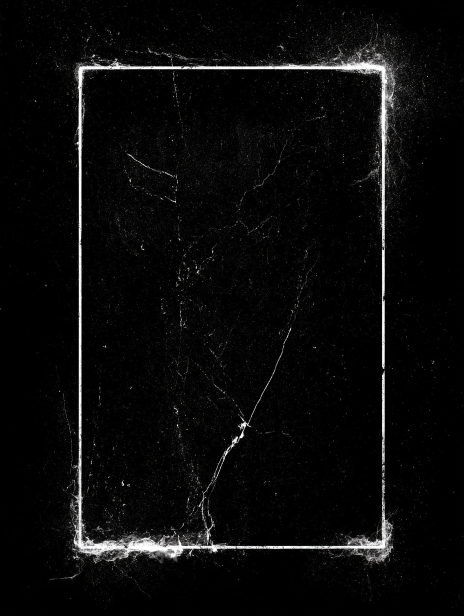
#> input picture assets/plate-stock.png, 928 x 1232 px (shown at 1/2 size)
$ python build_plate_sheets.py
#> lines starting #> are read from the running program, lines starting #| are printed output that depends on the picture
#!/usr/bin/env python
# BR — U1 "About Blue Room" photographic plates.
# Bakes five disjoint windows of assets/plate-stock.png into five alpha masks.
# Run:  python build_plate_sheets.py        (needs Pillow + numpy, nothing else)
#
# The photograph is never composited as colour. Its luminance becomes the ALPHA
# of a mask; the CSS paints rgba(233,229,220,a) through it. Alpha 0 = zero paint
# = the plate stock survives byte for byte.  (L1)
#
# Two darkroom operations are baked in, both static, no live filter (L2):
#   1. FLAT-FIELD  — divide by the sheet's own illumination envelope so the
#      3.7x left-to-right ramp cannot rake light across a plate (a "wash").
#   2. LEVELS      — per crop: black point at p70, white point at p99.5,
#      gamma 0.5. Nothing is synthesised; this is what a print gets.

import numpy as np
from PIL import Image

SRC   = "assets/plate-stock.png"
W, H  = 288, 208           # source window, px
FIELD = (170, 150, 746, 1051)   # x0,y0,x1,y1 — clean field, clear of the frame halo
BLUR_R= 56                 # box radius x3 passes ~= gaussian sigma 96
LO_P, HI_P, GAMMA = 70.0, 99.5, 0.5
QUANT = 8                  # 5-bit alpha: one step = 0.53 rendered levels

# plate, (x, y) in FULL-IMAGE coords, horizontal flip
PLATES = [
    ("sheet-01", 170, 614, True ),   # I   The Codex
    ("sheet-02", 458, 774, False),   # II  Tarot Divination
    ("sheet-03", 170, 406, False),   # III The Arcana Reading
    ("sheet-04", 458, 246, True ),   # IV  Card Mint
    ("sheet-05", 170, 150, False),   # V   The Unlit Room
]

def box1(x, r, ax):
    n = x.shape[ax]; pad = [(0,0),(0,0)]; pad[ax] = (r,r)
    cs = np.cumsum(np.pad(x, pad, mode="reflect"), axis=ax)
    cs = np.concatenate([np.zeros_like(np.take(cs,[0],axis=ax)), cs], axis=ax)
    return (np.take(cs, range(2*r+1, 2*r+1+n), axis=ax) - np.take(cs, range(0,n), axis=ax)) / (2*r+1)

def blur(x, r, passes=3):
    for _ in range(passes):
        x = box1(x, r, 0); x = box1(x, r, 1)
    return x

def main():
    a = np.asarray(Image.open(SRC).convert("L")).astype(np.float64)
    x0, y0, x1, y1 = FIELD
    fld = a[y0:y1, x0:x1]
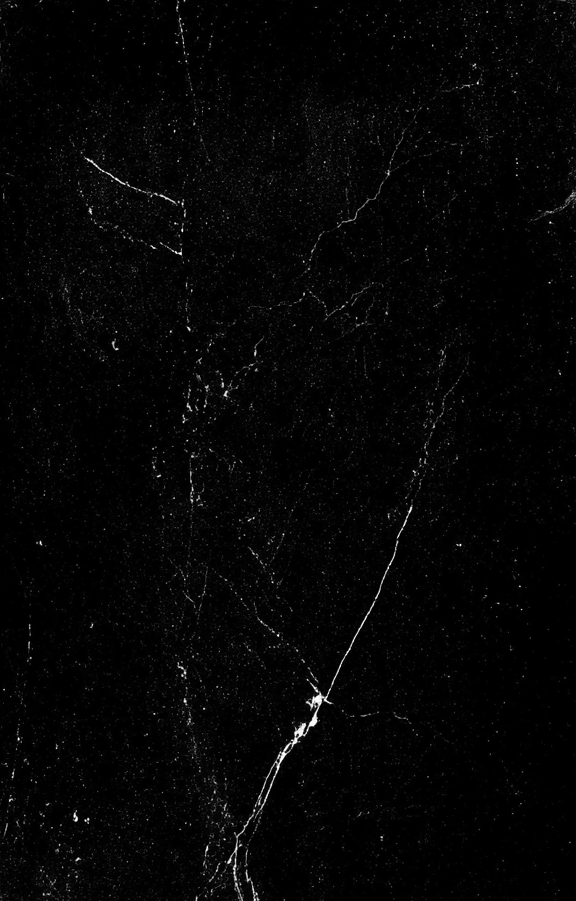
#> fld: shape (901, 576) float64; min 0, max 255, mean 4.9
    env = blur(fld, BLUR_R)
#> the loop in blur, `for _ in range(passes):` made 3 passes
#> pass 1, in box1, `cs = np.cumsum(np.pad(x, pad, mode="reflect"), axis=ax)`:
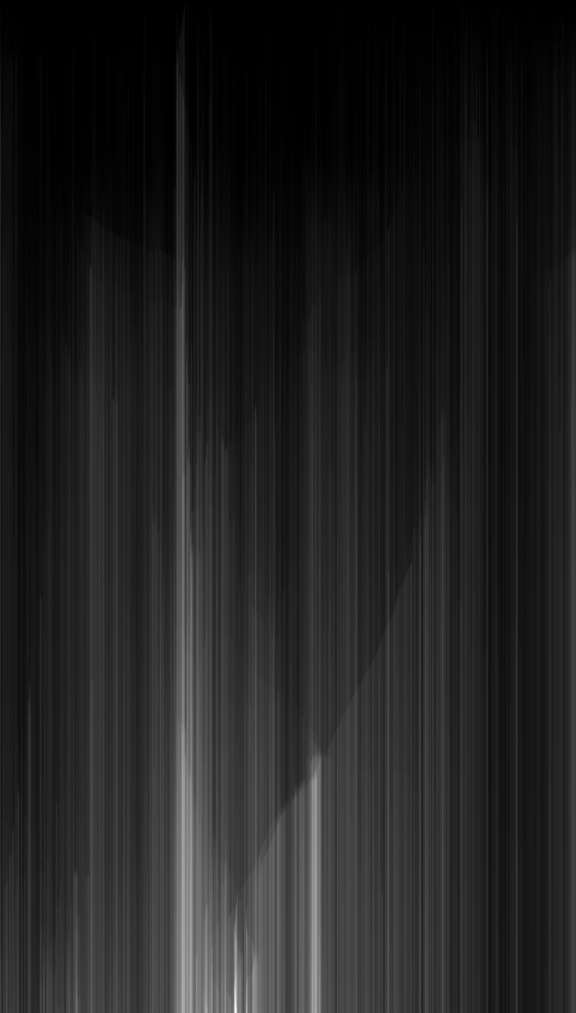
#> cs: shape (1013, 576) float64; min 0, max 17819, mean 2350.7; drawn with min black and max white
#> pass 1, in box1 (call 2), `cs = np.cumsum(np.pad(x, pad, mode="reflect"), axis=ax)`:
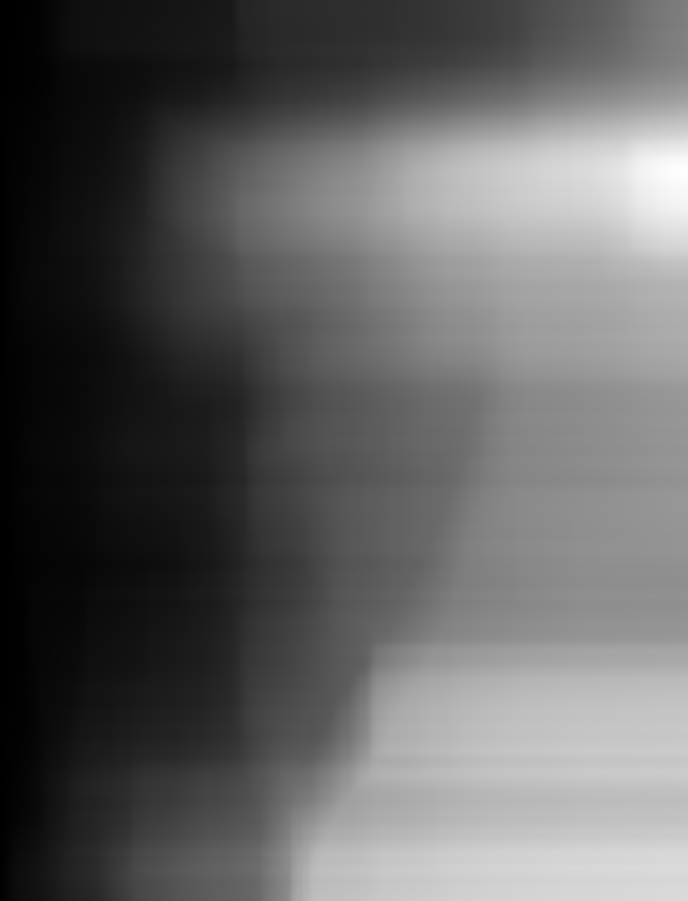
#> cs: shape (901, 688) float64; min 0.248, max 4532.7, mean 1736.5; drawn with min black and max white
#> after the loop in blur, `for _ in range(passes):`:
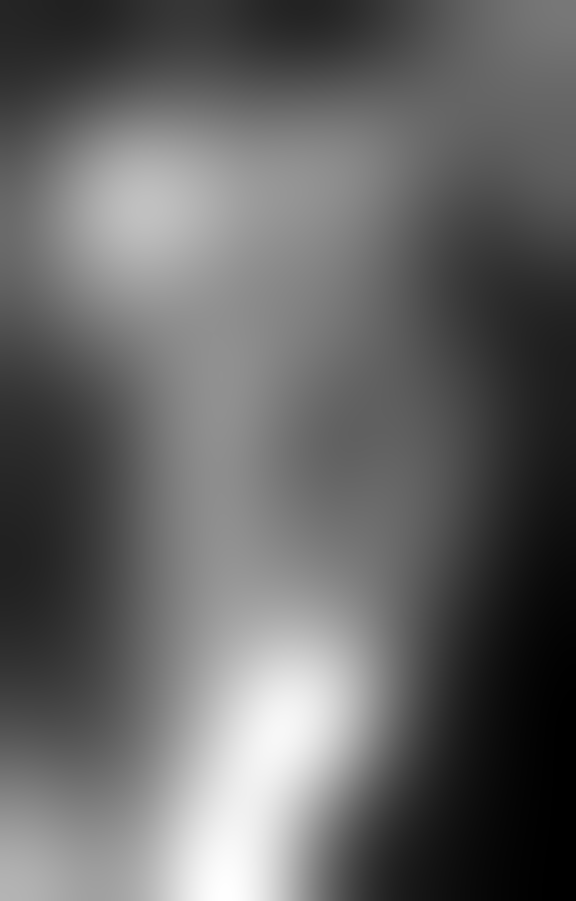
#> x: shape (901, 576) float64; min 0.703, max 11.37, mean 4.94; drawn with min black and max white
    flat = fld * (env.mean() / np.maximum(env, 0.8))          # 1. flat-field
    for name, X, Y, flip in PLATES:
        c = flat[Y-y0:Y-y0+H, X-x0:X-x0+W]
        lo, hi = np.percentile(c, LO_P), np.percentile(c, HI_P)
        m = np.clip((c - lo) / (hi - lo), 0, 1) ** GAMMA       # 2. levels
        q = (np.round(np.round(m*255) / QUANT) * QUANT).clip(0,255).astype(np.uint8)
        if flip:
            q = q[:, ::-1]
        img = Image.fromarray(np.dstack([np.full_like(q,255), q]), "LA")
        img.save("assets/%s.png" % name, optimize=True)
        print("%s  src(%d,%d,%dx%d) flip=%-5s lo=%.2f hi=%.2f  zero-alpha=%.1f%%"
              % (name, X, Y, W, H, flip, lo, hi, 100*(q==0).mean()))
#> this loop made 5 passes
#> (lo, hi) on passes 1 to 5: (3.57, 81.27), (2.15, 111.4), (3.45, 76.62), (3.86, 78.17), (3.3, 89.57)
#| sheet-01  src(170,614,288x208) flip=True  lo=3.57 hi=81.27  zero-alpha=70.2%
#| sheet-02  src(458,774,288x208) flip=False lo=2.15 hi=111.43  zero-alpha=70.3%
#| sheet-03  src(170,406,288x208) flip=False lo=3.45 hi=76.62  zero-alpha=70.2%
#| sheet-04  src(458,246,288x208) flip=True  lo=3.86 hi=78.17  zero-alpha=70.2%
#| sheet-05  src(170,150,288x208) flip=False lo=3.30 hi=89.57  zero-alpha=70.2%
#> pass 1, in main, `c = flat[Y-y0:Y-y0+H, X-x0:X-x0+W]`:
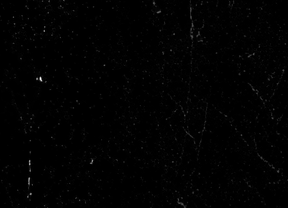
#> c: shape (208, 288) float64; min 0, max 562, mean 4.8; drawn with min black and max white
#> pass 1, in main, `q = q[:, ::-1]`:
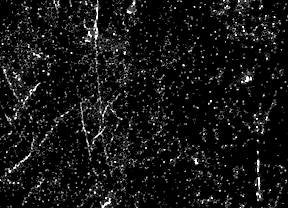
#> q: shape (208, 288); min 0, max 255, mean 20.3
#> after the loop:
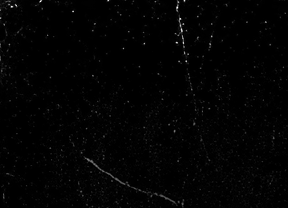
#> c: shape (208, 288) float64; min 0, max 380.2, mean 4.6; drawn with min black and max white

if __name__ == "__main__":
    main()
